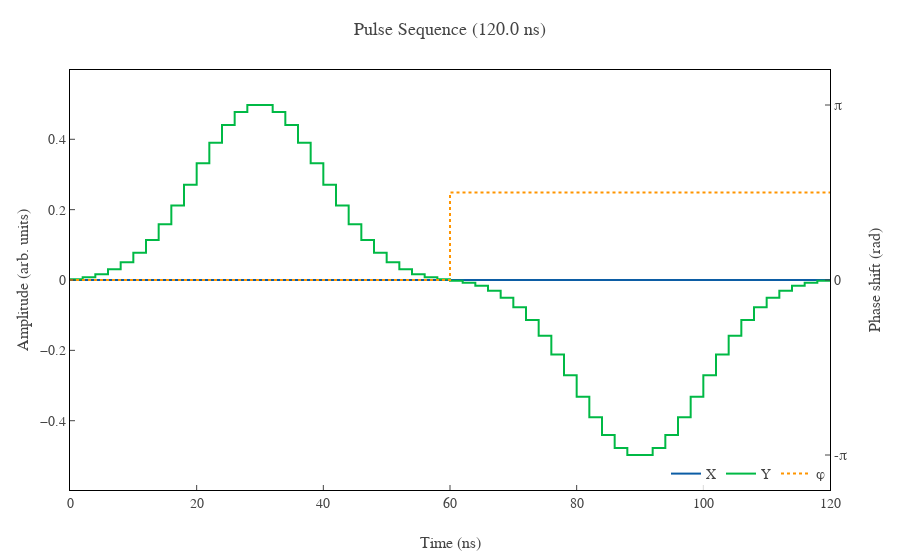
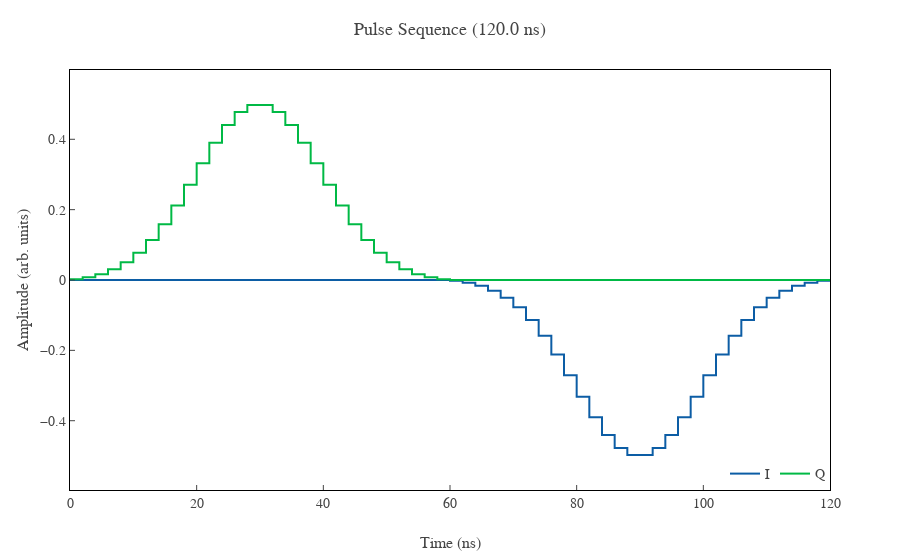

The notebook cell these images were saved under, in order:
### Code cell
# Create a Gaussian pulse
gaussian = qx.pulse.Gaussian(
    duration=60,
    amplitude=0.5,
    sigma=10,
)

# Create a pulse array
arr = qx.PulseArray(
    [
        gaussian.shifted(np.pi / 2),
        qx.VirtualZ(np.pi / 2),
        gaussian.shifted(-np.pi / 2),
    ]
)

# Plot the logical pulse array
arr.plot(show_physical_pulse=False)

# Plot the physical pulse array
arr.plot(show_physical_pulse=True)

# Print the pulse array values
print(arr.values)
